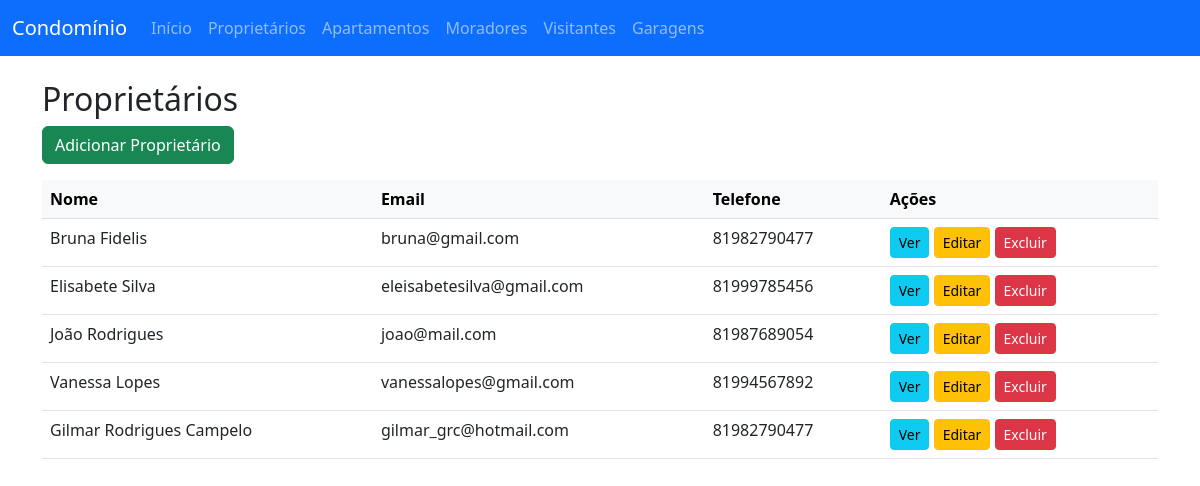
The page /proprietarios/ on the database as committed earlier.
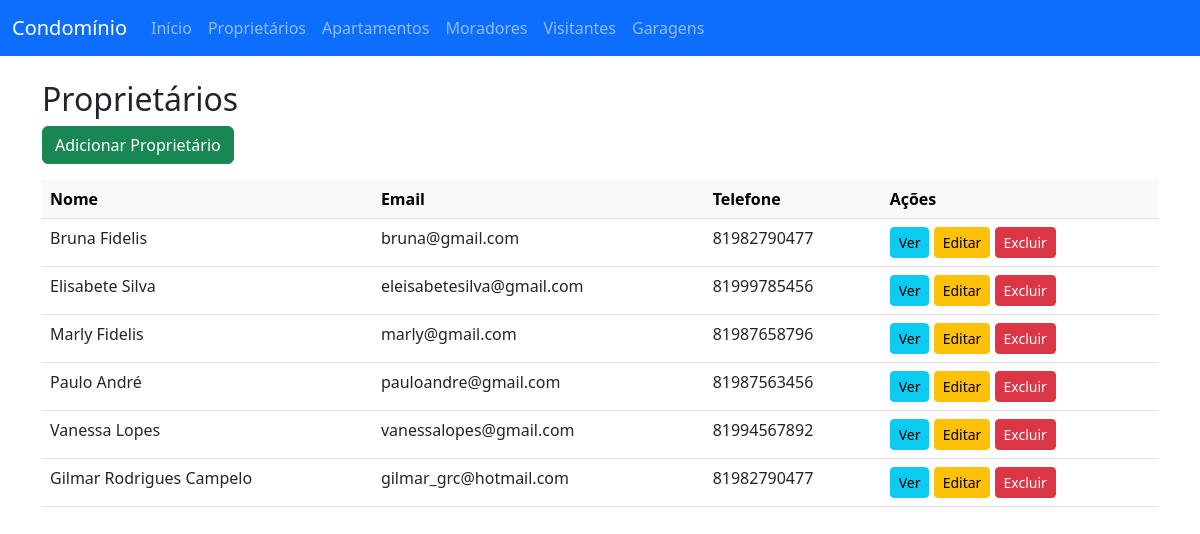
The same page on the database as committed later.
### proprietarios/models.py (models this page shows, shortened)
class Proprietario(Usuario):
    telefone = models.CharField(max_length=20)
    class Meta:
            verbose_name = "Proprietário"
            verbose_name_plural = "Proprietários"
            ordering = ["username"]

### usuarios/models.py (models this page shows, shortened)
class Usuario(AbstractUser):
    PERFIS = (
        ('sindico', 'Síndico'),
        ('porteiro', 'Porteiro'),
        ('morador', 'Morador'),
        ('proprietario', 'Proprietário'),
    )
    perfil = models.CharField(max_length=20, choices=PERFIS)

### proprietarios/views.py (the view)
# urls.py: path('',ProprietarioListView.as_view(), name='proprietario_list'),
class ProprietarioListView(ListView):
    model = Proprietario
    template_name = "proprietarios/proprietario_list.html"
    context_object_name = "proprietarios"
    paginate_by = 10

### proprietarios/templates/proprietarios/proprietario_list.html (shortened to what this page needs)
{% extends 'proprietarios/base.html' %}
{% block content %}
<h2>Proprietários</h2>
<a href="{% url 'proprietario_create' %}" class="btn btn-success mb-3">Adicionar Proprietário</a>
<table class="table table-hover">
    <thead class="table-light">
        <tr>
            <th>Nome</th>
            <th>Email</th>
            <th>Telefone</th>
            <th>Ações</th>
        </tr>
    </thead>
    <tbody>
    {% for proprietario in proprietarios %}
        <tr>
            <td>{{ proprietario.first_name }} {{ proprietario.last_name }}</td>
            <td>{{ proprietario.email }}</td>
            <td>{{ proprietario.telefone }}</td>
            <td>
                <a class="btn btn-sm btn-info" href="{% url 'proprietario_detail' proprietario.pk %}">Ver</a>
                <a class="btn btn-sm btn-warning" href="{% url 'proprietario_update' proprietario.pk %}">Editar</a>
                <a class="btn btn-sm btn-danger" href="{% url 'proprietario_delete' proprietario.pk %}">Excluir</a>
            </td>
        </tr>
    {% empty %}
        <tr><td colspan="4">Nenhum proprietário cadastrado.</td></tr>
    {% endfor %}
    </tbody>
</table>
{% endblock %}

### proprietarios/templates/proprietarios/base.html (shortened to what this page needs)
<html lang="pt-br">
<head>
    <link href="https://cdn.jsdelivr.net/npm/bootstrap@5.3.0/dist/css/bootstrap.min.css" rel="stylesheet">
</head>
<body>
<nav class="navbar navbar-expand-lg navbar-dark bg-primary">
    <div class="container-fluid">
        <a class="navbar-brand" href="{% url 'home' %}">Condomínio</a>
        <div class="collapse navbar-collapse" id="navbarNav">
            <ul class="navbar-nav">
                <li class="nav-item">
                    <a class="nav-link" href="{% url 'home' %}">Início</a>
                </li>
                <li class="nav-item">
                    <a class="nav-link" href="{% url 'proprietario_list' %}">Proprietários</a>
                </li>
                <li class="nav-item">
                     <a class="nav-link" href="{% url 'apartamento_list' %}">Apartamentos</a>
                </li>
                <li class="nav-item">
                    <a class="nav-link" href="{% url 'morador_list' %}">Moradores</a>
               </li>
               <li class="nav-item">
                <a class="nav-link" href="{% url 'visitante_list' %}">Visitantes</a>
                <li class="nav-item">
                    <a class="nav-link" href="{% url 'vagaestacionamento_list' %}">Garagens</a>
                </li>
           </li>
            </ul>
        </div>
    </div>
</nav>
<div class="container py-4">
    {% block content %}{% endblock %}
</div>
</body>
</html>

Rows that differ between the two databases and show on the page:
removed Proprietario: first_name "João", last_name "Rodrigues", email "joao@mail.com", telefone "81987689054"
added Proprietario: first_name "Marly", last_name "Fidelis", email "marly@gmail.com", telefone "81987658796"
added Proprietario: first_name "Paulo", last_name "André", email "pauloandre@gmail.com", telefone "81987563456"
